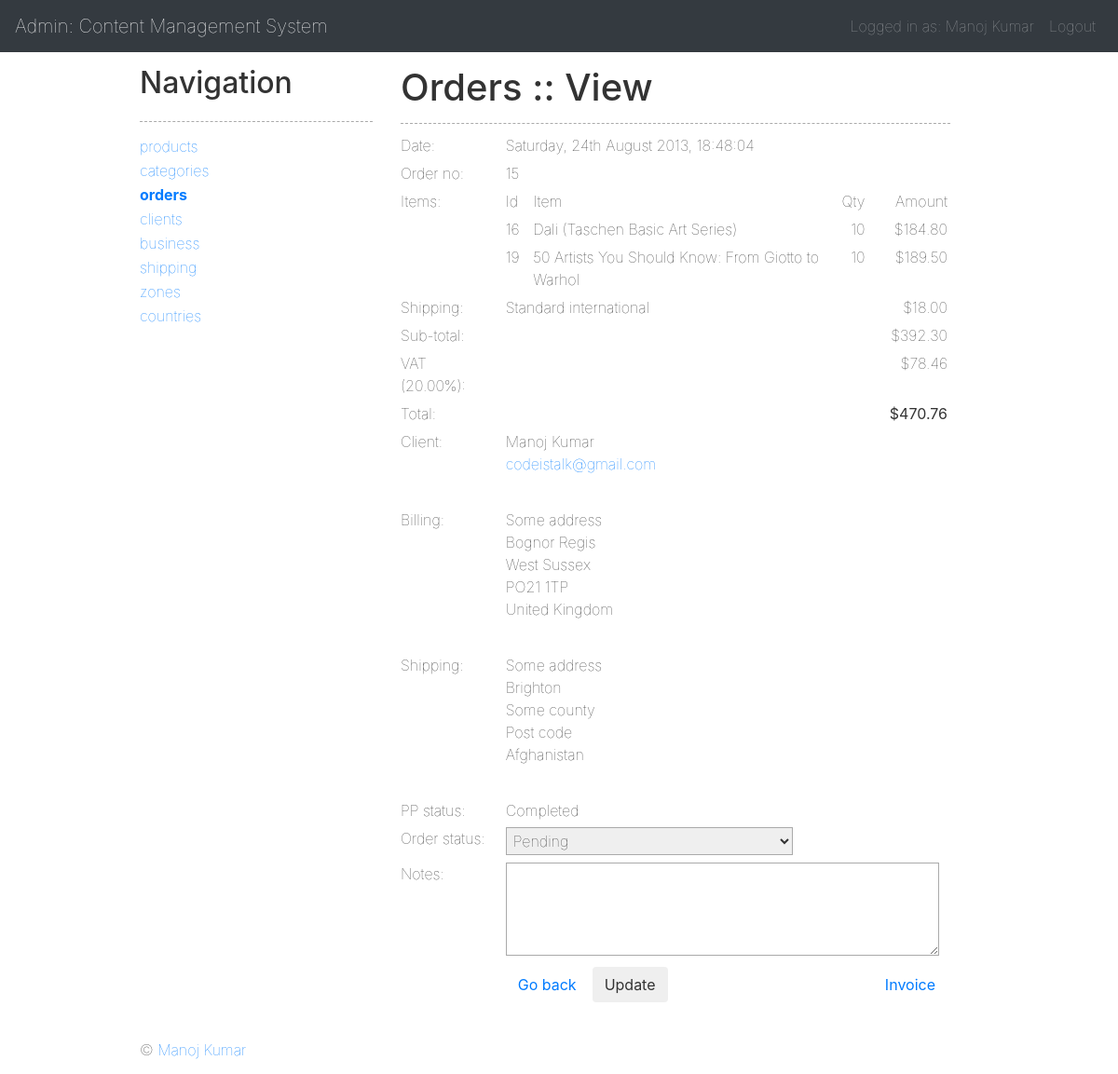
The page /panel/orders/action/edit/id/15 (signed in) on the database its author committed.
### tables this page shows
CREATE TABLE `orders` (
  `id` int(11) NOT NULL,
  `token` varchar(255) NOT NULL,
  `client` int(11) NOT NULL,
  `first_name` varchar(150) NOT NULL,
  `last_name` varchar(150) NOT NULL,
  `address_1` varchar(255) NOT NULL,
  `address_2` varchar(255) DEFAULT NULL,
  `town` varchar(255) NOT NULL,
  `county` varchar(255) NOT NULL,
  `post_code` varchar(10) NOT NULL,
  `country` int(11) NOT NULL,
  `ship_address_1` varchar(255) DEFAULT NULL,
  `ship_address_2` varchar(255) DEFAULT NULL,
  `ship_town` varchar(255) DEFAULT NULL,
  `ship_county` varchar(255) DEFAULT NULL,
  `ship_post_code` varchar(10) DEFAULT NULL,
  `ship_country` int(11) DEFAULT NULL,
  `shipping_cost` decimal(8,2) NOT NULL DEFAULT '0.00',
  `shipping_type` varchar(100) DEFAULT NULL,
  `vat_number` varchar(20) DEFAULT NULL,
  `vat_rate` decimal(5,2) NOT NULL,
  `vat` decimal(8,2) NOT NULL,
  `subtotal_items` decimal(8,2) NOT NULL DEFAULT '0.00',
  `subtotal` decimal(8,2) NOT NULL,
  `total` decimal(8,2) NOT NULL,
  `date` datetime NOT NULL,
  `status` int(11) NOT NULL DEFAULT '1',
  `pp_status` tinyint(1) NOT NULL DEFAULT '0',
  `txn_id` varchar(100) DEFAULT NULL,
  `payment_status` varchar(100) DEFAULT NULL,
  `ipn` text,
  `response` varchar(100) DEFAULT NULL,
  `notes` text
);

CREATE TABLE `orders_items` (
  `id` int(11) NOT NULL,
  `order` int(11) NOT NULL,
  `product` int(11) NOT NULL,
  `price` decimal(8,2) NOT NULL,
  `qty` int(11) NOT NULL DEFAULT '1'
);

CREATE TABLE `products` (
  `id` int(11) NOT NULL,
  `name` varchar(255) NOT NULL,
  `description` text NOT NULL,
  `price` decimal(8,2) NOT NULL,
  `date` timestamp NOT NULL DEFAULT CURRENT_TIMESTAMP,
  `category` int(11) NOT NULL,
  `weight` decimal(8,2) NOT NULL DEFAULT '0.00',
  `image` varchar(100) DEFAULT NULL,
  `identity` varchar(200) NOT NULL,
  `meta_title` varchar(255) NOT NULL,
  `meta_description` varchar(255) NOT NULL,
  `color` varchar(50) DEFAULT NULL
);

CREATE TABLE `clients` (
  `id` int(11) NOT NULL,
  `first_name` varchar(150) NOT NULL,
  `last_name` varchar(150) NOT NULL,
  `address_1` varchar(255) NOT NULL,
  `address_2` varchar(255) NOT NULL,
  `town` varchar(255) NOT NULL,
  `county` varchar(255) NOT NULL,
  `post_code` varchar(10) NOT NULL,
  `country` int(11) NOT NULL,
  `same_address` tinyint(1) UNSIGNED NOT NULL DEFAULT '1',
  `ship_address_1` varchar(255) DEFAULT NULL,
  `ship_address_2` varchar(255) DEFAULT NULL,
  `ship_town` varchar(255) DEFAULT NULL,
  `ship_county` varchar(255) DEFAULT NULL,
  `ship_post_code` varchar(10) DEFAULT NULL,
  `ship_country` int(11) DEFAULT '0',
  `email` varchar(255) NOT NULL,
  `password` varchar(255) NOT NULL,
  `date` datetime NOT NULL,
  `active` tinyint(1) NOT NULL DEFAULT '0',
  `hash` varchar(255) DEFAULT NULL
);

### admin/pages/orders/edit.php (the view, shortened to what the rows shown need)
<?php
$id = $this->objUrl->get('id');
if (!empty($id)) {
    $objOrder = new Order();
    $order = $objOrder->getOrder($id);
    if (!empty($order)) {
        $objForm = new Form();
        $objUser = new User();
        $user = $objUser->getUser($order['client']);
        $objCatalogue = new Catalogue();
        $items = $objOrder->getOrderItems($id);
        $status = $objOrder->getStatuses();
        require_once('header.php');
        ?>
        <h1>Orders :: View</h1>
        <form action="" method="post">
            <table cellpadding="0" cellspacing="0" border="0" class="tbl_insert">
                <tr>
                    <th>Date:</th>
                    <td colspan="4"><?php echo Helper::setDate(2, $order['date']); ?></td>
                </tr>
                <tr>
                    <th>Order no:</th>
                    <td colspan="4"><?php echo $order['id']; ?></td></td>
                </tr>
                <?php if (!empty($items)) { ?>
                    <tr>
                        <th rowspan="<?php echo count($items) + 1; ?>">Items:</th>
                        <td class="col_5">Id</td>
                        <td>Item</td>
                        <td class="col_5 ta_r">Qty</td>
                        <td class="col_15 ta_r">Amount</td>
                    </tr>
                    <?php
                    foreach($items as $item) {
                        $product = $objCatalogue->getProduct($item['product']);
                        ?>
                        <tr>
                            <td><?php echo $product['id']; ?></td>
                            <td><?php echo Helper::encodeHtml($product['name']); ?></td>
                            <td class="ta_r"><?php echo $item['qty']; ?></td>
                            <td class="ta_r"><?php echo $this->objCurrency->display(number_format(($item['price'] * $item['qty']), 2)); ?></td>
                        </tr>
                    <?php } ?>
                <?php } ?>
                <tr>
                    <th>Shipping:</th>
                    <td colspan="3">
                        <?php echo Helper::encodeHtml($order['shipping_type']); ?>
                    </td>
                    <td class="ta_r">
                        <?php echo $this->objCurrency->display(number_format($order['shipping_cost'], 2)); ?>
                    </td>
                </tr>
                <tr>
                    <th>Sub-total:</th>
                    <td colspan="4" class="ta_r">
                        <?php echo $this->objCurrency->display(number_format($order['subtotal'], 2)); ?>
                    </td>
                </tr>
                <tr>
                    <th>VAT (<?php echo $order['vat_rate']; ?>%):</th>
                    <td colspan="4" class="ta_r">
                        <?php echo $this->objCurrency->display(number_format($order['vat'], 2)); ?>
                    </td>
                </tr>
                <tr>
                    <th>Total:</th>
                    <td colspan="4" class="ta_r">
                        <strong><?php echo $this->objCurrency->display(number_format($order['total'], 2)); ?></strong>
                    </td>
                </tr>
                <tr>
                    <th>Client:</th>
                    <td colspan="4">
                        <?php
                        echo '<p>';
                        echo Helper::encodeHtml($order['full_name']).'<br />';
                        echo '<a href="mailto:';
                        echo $user['email'];
                        echo '">';
                        echo $user['email'];
                        echo '</a>';
                        echo '</p>';
                        ?>
                    </td>
                </tr>
                <tr>
                    <th>Billing:</th>
                    <td colspan="4">
                        <?php
                        echo '<p>';
                        echo Helper::encodeHtml($order['address']).'<br />';
                        echo Helper::encodeHtml($order['town']).'<br />';
                        echo Helper::encodeHtml($order['county']).'<br />';
                        echo Helper::encodeHtml($order['post_code']).'<br />';
                        echo Helper::encodeHtml($order['country_name']);
                        echo '</p>';
                        ?>
                    </td>
                </tr>
                <tr>
                    <th>Shipping:</th>
                    <td colspan="4">
                        <?php
                        echo '<p>';
                        echo Helper::encodeHtml($order['ship_address']).'<br />';
                        echo Helper::encodeHtml($order['ship_town']).'<br />';
                        echo Helper::encodeHtml($order['ship_county']).'<br />';
                        echo Helper::encodeHtml($order['ship_post_code']).'<br />';
                        echo Helper::encodeHtml($order['ship_country_name']);
                        echo '</p>';
                        ?>
                    </td>
                </tr>
                <tr>
                    <th>PP status:</th>
                    <td colspan="4">
                        <?php
                        echo !empty($order['payment_status']) ?
                            Helper::encodeHtml($order['payment_status']) :
                            "Pending";
                        ?>
                    </td>
                </tr>
                <tr>
                    <th><label for="status">Order status:</label></th>
                    <td colspan="4">
                        <?php if (!empty($status)) { ?>
                            <select name="status" id="status" class="sel">
                                <?php foreach($status as $stat) { ?>
                                    <option value="<?php echo $stat['id']; ?>"
                                        <?php echo $objForm->stickySelect('status', $stat['id'], $order['status']); ?>><?php echo Helper::encodeHtml($stat['name']); ?></option>
                                <?php } ?>
                            </select>
                        <?php } ?>
                    </td>
                </tr>
                <tr>
                    <th><label for="notes">Notes:</label></th>
                    <td colspan="4">
					<textarea name="notes" id="notes" cols="" rows=""
                              class="tar"><?php echo $objForm->stickyText('notes', $order['notes']); ?></textarea>
                    </td>
                </tr>
                <tr>
                    <th>&nbsp;</th>
                    <td colspan="4">
                        <div class="sbm sbm_blue fl_r">
                            <a href="<?php echo $this->objUrl->getCurrent(array('action'), false, array('action', 'invoice')); ?>" class="btn" target="_blank">Invoice</a>
                        </div>
                        <div class="sbm sbm_blue fl_l mr_r4">
                            <a href="<?php echo $this->objUrl->getCurrent(array('action', 'id')); ?>" class="btn">Go back</a>
                        </div>
                        <label for="btn_update" class="sbm sbm_blue fl_l">
                            <input type="submit" id="btn_update" class="btn" value="Update" />
                        </label>
                    </td>
                </tr>
            </table>
        </form>
        <?php
        require_once('footer.php');
    }
}

### rows shown on the page
orders: date "Saturday, 24th August 2013, 18:48:04", id "15", shipping_type "Standard international", shipping_cost "$18.00", subtotal "$392.30", vat_rate "20.00", vat "$78.46", total "$470.76", town "Bognor Regis", county "West Sussex", post_code "PO21 1TP", ship_town "Brighton", ship_county "Some county", ship_post_code "Post code", payment_status "Completed"
orders_items: product "16", product.name "Dali (Taschen Basic Art Series)", qty "10", price+qty "$184.80"
orders_items: product "19", product.name "50 Artists You Should Know: From Giotto to Warhol", qty "10", price+qty "$189.50"
clients: email "codeistalk@gmail.com"

### other values the page prints
Helper::encodeHtml($order['full_name']) "Manoj Kumar"
Helper::encodeHtml($order['address']) "Some address"
Helper::encodeHtml($order['country_name']) "United Kingdom"
Helper::encodeHtml($order['ship_address']) "Some address"
Helper::encodeHtml($order['ship_country_name']) "Afghanistan"
form field status "Pending"
